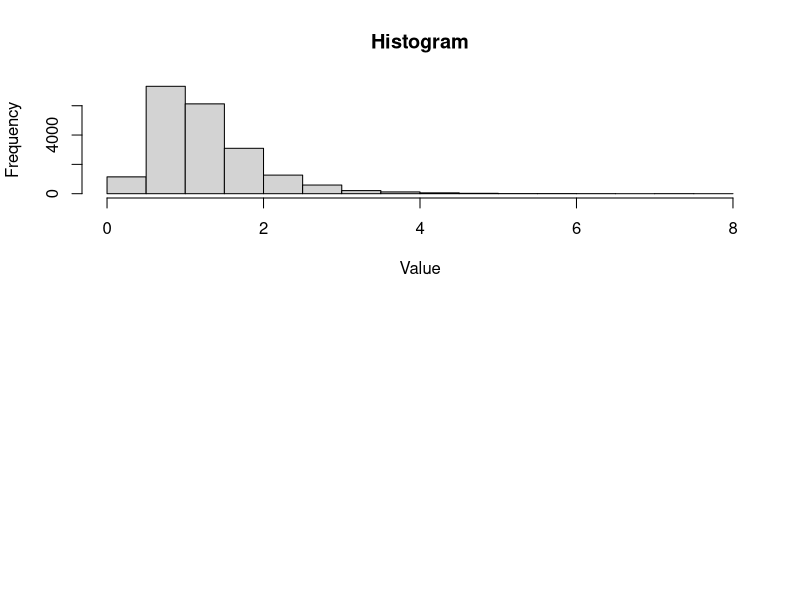

Reproduce this figure in R. (Note: this script raises an error after producing the figure.)
# 1. Produce a histogram of the whole population using R hist() function.
# 2. Using R function sample() generate 500 samples and compute each of the samples the sample means, medians, standard deviations, and mean absolute deviations (with respect to media) saved in appropriate vectors.
# 3. Compute means and standard deviations of these sample statistics and compare to the population values.
# 4. Produce histograms of the sample means, medians, standard deviations, and mean absolute deviations. Impose normal curves on them using R function curve() (see help(curve)). Comment your findings.

graphics.off()

par(mfrow = c(2,1))
# P1
raw_data = read.table("rp_ex2_data.txt", skip=1)$V2
hist(x=raw_data, main = "Histogram", xlab = "Value" )

# P2
generated_samples = c()
for (i in seq(1,500)) {
  samples = sample(raw_data, 50)
  samples_vector = c()
  samples_vector["mean"] = mean(samples)
  samples_vector["median"] = median(samples)
  samples_vector["sd"] = sd(samples)
  samples_vector["mad_median"] = mean(abs(samples - samples_vector["median"]))
  generated_samples[[length(generated_samples) + 1]] = samples_vector
}
 
# P3
population_vector = c()
population_vector["mean"] = mean(raw_data)
population_vector["median"] = median(raw_data)
population_vector["sd"] = sd(raw_data)
population_vector["mad_median"] = mean(abs(raw_data - population_vector["median"]))

plot(index(generated_samples), lapply(X=generated_samples, FUN= function(x) {x["mean"]}))
par(new=TRUE)
lines(x=c(0,length(generated_samples)), y = c(population_vector["mean"],population_vector["mean"]), col="green")

# P4
graphics.off()
par(mfrow=c(2,2))

sample_means_array = unlist(lapply(X=generated_samples, FUN= function(x) {x["mean"]}))
curve(dnorm(x, mean=mean(sample_means_array), sd = sd(sample_means_array)), from = min(sample_means_array), to = max(sample_means_array))
hist(freq=FALSE, sample_means_array, xlab = "Sample mean", main = "Histogram of sample means", add = TRUE)

sample_median_array = unlist(lapply(X=generated_samples, FUN= function(x) {x["median"]}))
curve(dnorm(x, mean=mean(sample_median_array), sd = sd(sample_median_array)), from = min(sample_median_array), to = max(sample_median_array))
hist(freq=FALSE, sample_median_array, xlab = "Sample median", main = "Histogram of sample median", add = TRUE)

sample_sd_array = unlist(lapply(X=generated_samples, FUN= function(x) {x["sd"]}))
curve(dnorm(x, mean=mean(sample_sd_array), sd = sd(sample_sd_array)), from = min(sample_sd_array), to = max(sample_sd_array))
hist(freq=FALSE, sample_sd_array, xlab = "Sample sd", main = "Histogram of sd median", add = TRUE)

sample_mad_median_array = unlist(lapply(X=generated_samples, FUN= function(x) {x["mad_median"]}))
curve(dnorm(x, mean=mean(sample_mad_median_array), sd = sd(sample_mad_median_array)), from = min(sample_mad_median_array), to = max(sample_mad_median_array))
hist(freq=FALSE, sample_mad_median_array, xlab = "Sample mad over median", main = "Histogram of mad over median", add = TRUE)